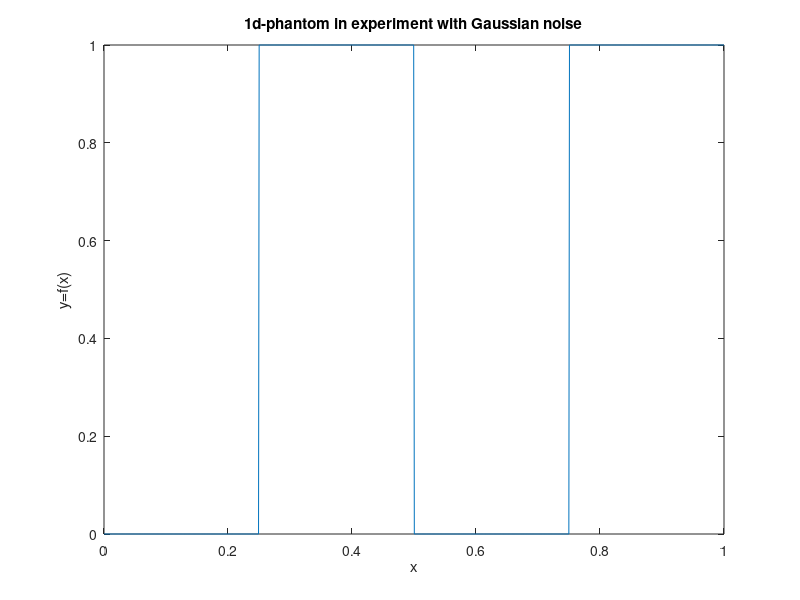
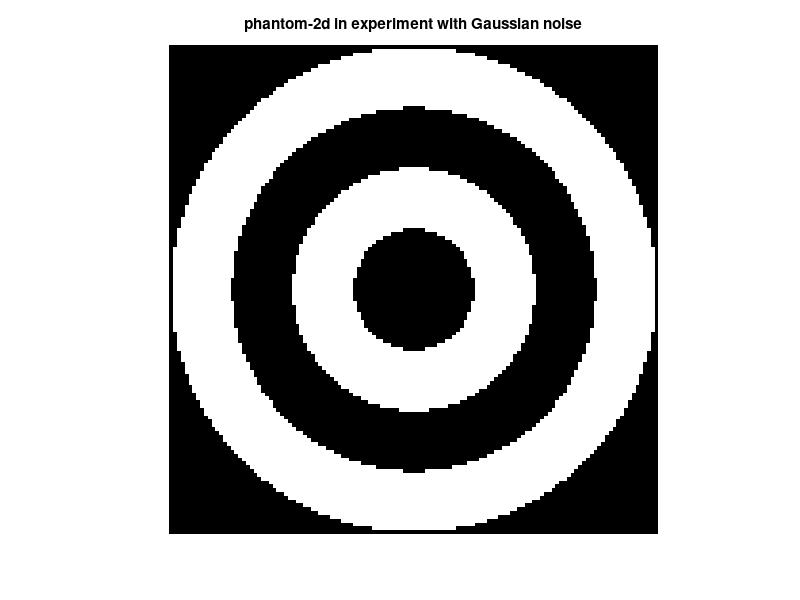

Recreate these plots in MATLAB, in order. (Note: this script raises an error after producing the figures.)
% testing PSWF inversion of integer order Hankel transforms
% agains additive Gaussian noise

amplitude = 1.0;
r1 = 0.25;
r2 = 0.5;
r3 = 0.75;
r4 = 1.0;
r5 = -1.0;
rend = -1.0;
phantom_func = @(x) amplitude*(x > r1 && x <= r2) ...
  + amplitude*(x > r3 && x <= r4) ...
  + amplitude*(x > r5 && x <= rend);

visualize_phantom1d = true;
if visualize_phantom1d
  figure;
  x = linspace(0, 1., 1000);
  y = arrayfun(phantom_func, x);
  plot(x,y)
  title("1d-phantom in experiment with Gaussian noise");
  xlabel ("x");
  ylabel ("y=f(x)");
endif% set main parameter 'c' for PSWFs

visualize_phantom2d = true;
if visualize_phantom2d
  figure;
  [XX,YY] = meshgrid(linspace(-1,1, 128), linspace(-1,1,128));
  RR = sqrt(XX.^2 + YY.^2);
  phantom_2d = arrayfun(@(r) phantom_func(r), RR);
  imshow(phantom_2d, [min(min(phantom_2d)), max(max(phantom_2d))]);
  title("phantom-2d in experiment with Gaussian noise");
endif

% set bandwidth
rsupp = 1.0; % support in [0, sigma] in the paper
bdwdth_restr = 10; % its restriction
bdwdth_nsize = 128; % 2048 - too much for 3D
bdwdth_grid = linspace(0, bdwdth_restr, bdwdth_nsize);
c = rsupp*bdwdth_restr;

% 1. NOISELESS RECONSTRUCTIONS -------------------------------------------------
%    find optimal number of modes

% generate [0, 5] orders up to 20 modes

l1_error_naive = zeros(6, 1);
l1_error_npswf = zeros(6, 21);
l2_error_naive = zeros(6, 1);
l2_error_npswf = zeros(6, 21);

recon_npswf_container = zeros(6, 21, 256);

common_grid = linspace(0.0, 1.0, 256);
phantom1d = arrayfun(phantom_func, linspace(0, 1, 256));
dx = common_grid(2) - common_grid(1);

do_replot_recon = true;
close_plots = true;
for n = 0:5
  printf("pre-selection job %d of %d\n", n, 5);
  fflush(stdout);

  order_hfinteger = n + 0.5;
  data_hfinteger = arrayfun(@(t) HankelIntegralTransformF(phantom_func, order_hfinteger, t, 0.0, rsupp), ...
    bdwdth_grid);

  % naive reconstruction via forward Hankel transform (it works for growing c)
  [recon_naive, recon_naive_grid] = reconFromHankelNaive(data_hfinteger, bdwdth_grid, c, order_hfinteger, 256, do_plotting = false, 128);

  l1_error_naive(n + 1) = trapz(abs(recon_naive - phantom1d))*dx;
  l2_error_naive(n + 1) = trapz((recon_naive - phantom1d).^2)*dx;

  % reconstruction using PSWFs
  for npswf=0:20

    [recon_npswf, recon_npswf_grid] = reconFromHankelPSWF3D(data_hfinteger, ...
                                            bdwdth_grid, ...
                                            c, ...
                                            uint8(n),
                                            uint8(npswf), ...
                                            256,
                                            256,
                                            256,
                                            "linear", ...
                                            0.0,
                                            0, ...
                                            false, ...
                                            128
                                           );

    recon_npswf_container(n + 1, npswf + 1, :) = recon_npswf;
    l1_error_npswf(n + 1, npswf + 1) = trapz(abs(recon_npswf - phantom1d))*dx;
    l2_error_npswf(n + 1, npswf + 1) = trapz((recon_npswf - phantom1d).^2)*dx;

    if (do_replot_recon == true)

      image_filename = sprintf("../prolate-2d-3d-experiment/images/3d-ord-%d-modes-%d.png", order_hfinteger, npswf);

      % phantom
      h = figure('position', [10 10 1762 256]);
      subplot(1, 4, 1);
      imagesc(phantom_2d, [min(min(phantom_2d)), max(max(phantom_2d))]);
      axis off;
      xlm = xlim;
      ylm = ylim;
      title("phantom", 'position', [mean(xlm) xlm(1)] ,'fontsize', 13);
      colorbar;
      set(gca, "fontsize", 12);

      % grid for reconstructions
      [YY, XX] = ndgrid(linspace(-1,1, 256), linspace(-1,1, 256));
      RR = sqrt(YY.^2 + XX.^2);

      % naive reconstruction
      subplot(1, 4, 2);
      recon_naive_3d = interp1(recon_naive_grid, recon_naive, RR, "linear", 0.0);
      imagesc(recon_naive_3d);
      axis off;
      colorbar;
      xlm = xlim;
      ylm = ylim;
      title(sprintf("3D naive reconstruction - order %2.1f", order_hfinteger), 'position', [mean(xlm) xlm(1)] , 'fontsize', 13);
      set(gca, "fontsize", 12);

      % npswf reconstruction
      subplot(1, 4, 3);
      recon_npswf_3d = interp1(recon_npswf_grid, recon_npswf, RR, "linear", 0.0);
      imagesc(real(recon_npswf_3d));
      axis off;
      colorbar;
      xlm = xlim;
      ylm = ylim;
      title(sprintf("3D reconstruction - order %2.1f, %d modes", order_hfinteger, npswf), 'position', [mean(xlm) xlm(1)], 'fontsize', 13);
      set(gca, "fontsize", 12);

      % central slice
      subplot(1, 4, 4);
      plot(recon_npswf_grid, real(recon_npswf), sprintf(";noiseless PSWF;", npswf), "linewidth", 1.5);
      hold on;
      plot(recon_npswf_grid, arrayfun(phantom_func, recon_npswf_grid), ";phantom;", "linewidth", 1.5);
      hold on;
      plot(recon_naive_grid, recon_naive, ";naive;", "linewidth", 1.5);
      hold off;
      xlm = xlim;
      ylm = ylim;
      title(sprintf("1D central slice - order %2.1f, %d modes", order_hfinteger, npswf), 'position', [mean(xlm) ylm(2)], 'fontsize', 13);
      legend("location", "northeastoutside");
      set(gca, "fontsize", 12);

      print(image_filename, "-dpng", "-color", "-S1762,256");
      %saveas(h, image_filename);
      if (close_plots == true)
        close(h);
      endif
    endif
  endfor
endfor

save stability-test-3d.mat recon_npswf_container l1_error_naive l1_error_npswf l2_error_naive l2_error_npswf



##% ----------------------------------------------------------------------------
##
##
% 2. ----------------------- l1/l2-errors plots --------------------------------
do_plot_errors = false;
for n = 0:5

  ord = n + 0.5;
  printf("Order %d\n", i);
  [l1_min_vals l1_min_inds] = min(l1_error_npswf(n+1, :)(:));
  [l2_min_vals l2_min_inds] = min(l2_error_npswf(n+1, :)(:));
  printf("\tL1-argmin at first mode : %d\n", l1_min_inds(1)-1);
  printf("\tL2-argmin at first mode : %d\n", l2_min_inds(1)-1);

  if (do_plot_errors == true)
    % l1
    h=figure('position', [10 10 722 522]);
    image_filename = sprintf("../prolate-2d-3d-experiment/images/errors/3d-l1-errs-ord-%2.1f.png", ord);

    plot(0:20, l1_error_naive(n+1)*ones(21, 1), ";naive;", "linewidth", 1.5);
    title(sprintf("L1-errors for order %f", ord), 'fontsize', 13);
    xlim([0 20]);
    ylim([0 1]);
    hold on;
    plot(0:20, l1_error_npswf(n+1, :), ";2D npswf reconstructions;", "linewidth", 1.5);
    legend("location", "northeastoutside");
    set(gca, "fontsize", 12);

    saveas(h, image_filename);
    close(h);

    % l2
    h=figure('position', [10 10 722 522]);
    image_filename = sprintf("../prolate-2d-3d-experiment/images/errors/3d-l2-errs-ord-%2.1f.png", ord);

    plot(0:20, l2_error_naive(n+1)*ones(21, 1), ";naive;", "linewidth", 1.5);
    title(sprintf("L2-errors for order %2.1f", ord), 'fontsize', 13);
    xlim([0 20]);
    ylim([0 1]);
    hold on;
    plot(0:20, l2_error_npswf(n+1, :), ";2D npswf reconstructions;", "linewidth", 1.5);
    legend("location", "northeastoutside");
    set(gca, "fontsize", 12);

    saveas(h, image_filename);
    close(h);
  endif
endfor

% ------------------------------------------------------------------------------


##% 3. NOISE STABILITY TEST FOR MINIMAL ORDERS ---------------------------------
##
##noise_levels = [0.01 0.05 0.07 0.1 0.12 0.15];
##order_integer = 4.0;
##data_integer = arrayfun(@(t) HankelIntegralTransformF(phantom_func, order_integer, t, 0.0, rsupp), ...
##    bdwdth_grid);
##
##dc = bdwdth_grid(2) - bdwdth_grid(1);
##l2_data_norm = sqrt(trapz(data_integer.^2)*dc);
##npswf = 12; % minimal number of modes for order 0
##
##for r=noise_levels
##  r
##  % setting noise strength for predefined relative L2-error level
##  log_sigma = log(r)+log(l2_data_norm)-log(sqrt(2))-(lgamma(129.0/2.0)-lgamma(64))-0.5*log(dc);
##  sigma = exp(log_sigma);
##
##  % check that noise mapping is correct
##  % z = sigma*randn(size(bdwdth_grid));
##  % sqrt(dc*trapz(z.^2))/l2_data_norm
##
##  nsamples = 1000;
##  z = sigma*randn(nsamples, 128);
##  recon_noisy = zeros(nsamples, 256);
##
##  [recon_npswf_noiseless, recon_npswf_grid_noiseless] = reconFromHankelPSWF2D(hankel_data=data_integer, ...
##                                                             hankel_grid=bdwdth_grid, ...
##                                                             c=c, ...
##                                                             order=uint8(order_integer),
##                                                             npswf=uint8(npswf), ...
##                                                             phi_grid_size=256,
##                                                             recon_grid_size=256,
##                                                             interp_method = "linear", ...
##                                                             rpadd = 1.3,
##                                                             verbose_level = 0, ...
##                                                             do_plotting = false, ...
##                                                             plot2d_size = 64
##                                                            );
##
##  for i = 1:nsamples
##    i
##    data_integer_noisy = data_integer + z(i, :);
##    [recon_npswf, recon_npswf_grid] = reconFromHankelPSWF2D(hankel_data=data_integer_noisy, ...
##                                                             hankel_grid=bdwdth_grid, ...
##                                                             c=c, ...
##                                                             order=uint8(order_integer),
##                                                             npswf=uint8(npswf), ...
##                                                             phi_grid_size=256,
##                                                             recon_grid_size=256,
##                                                             interp_method = "linear", ...
##                                                             rpadd = 1.3,
##                                                             verbose_level = 0, ...
##                                                             do_plotting = false, ...
##                                                             plot2d_size = 64
##                                                            );
##    recon_noisy(i, :) = recon_npswf(:);
##  endfor
##
##  recon_mean = mean(recon_noisy, 1);
##  recon_std = std(recon_noisy, 1);
##
##  h=figure('position', [10 10 822 422]);
##  image_filename = sprintf("../prolate-2d-3d-experiment/images/errors/errs-bands-ord-%d-modes-%d-noise-%2.2f.png", order_integer, npswf, r*100);
##
##  plot(common_grid, recon_mean, sprintf(";mean, noiselevel %2.1f%%;", 100*r), "linewidth", 1.5);
##  ylm = ylim;
##  xlm = xlim;
##  title(sprintf("95%% error bands for npswf, order=%d, modes=%d", order_integer, npswf), 'position', [mean(xlm) ylm(2)]);
##  legend("autoupdate", "off");
##  patch([common_grid flip(common_grid)], [recon_mean-2*recon_std flip(recon_mean + 2*recon_std)], 'b', 'FaceAlpha', 0.3, 'EdgeColor', 'none')
##  legend("autoupdate", "on");
##  ylim(ylm);
##  hold on;
##  plot(recon_npswf_grid_noiseless, recon_npswf_noiseless, ";npswf noiseless;", "linewidth", 1.5);
##  %hold on;
##  plot(recon_npswf_grid, arrayfun(phantom_func, recon_npswf_grid), ";phantom;", "linewidth", 1.5);
##
##  legend("location", "northeastoutside");
##  set(gca, 'fontsize', 13);
##  saveas(h, image_filename);
##endfor
##
##%-------------------------------------------------------------------------------



